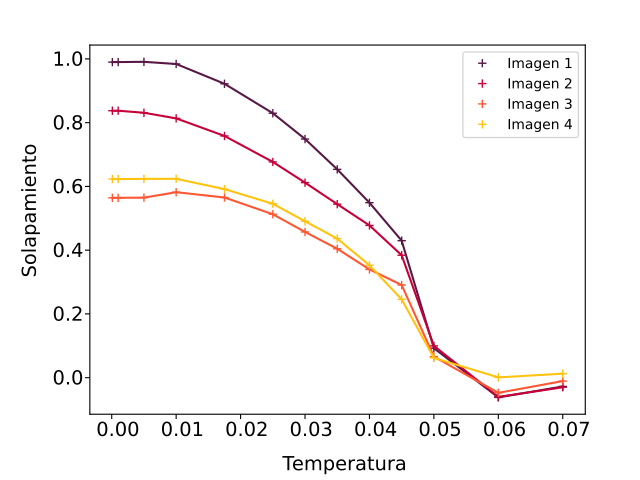

The Python source for this figure:
import matplotlib.pyplot as plt
import numpy as np
 

x,y,w,z,k= np.loadtxt('Solapamiento.dat', unpack=True)


plt.plot(x,y,"-",color='#581845')
plt.plot(x,y,"+",color='#581845',label='Imagen 1')

plt.plot(x,z,"-",color='#c70039')
plt.plot(x,z,"+",color='#c70039',label='Imagen 2') 

plt.plot(x,w,"-",color='#ff5733')
plt.plot(x,w,"+",color='#ff5733',label='Imagen 3')

plt.plot(x,k,"-",color='#ffc30f')
plt.plot(x,k,"+",color='#ffc30f',label='Imagen 4')

plt.xlabel('Temperatura')
plt.ylabel('Solapamiento')
plt.legend()
plt.show()
